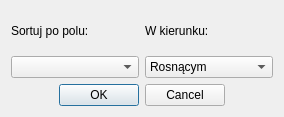
<?xml version="1.0" encoding="UTF-8"?>
<ui version="4.0">
 <class>sortDialog</class>
 <widget class="QDialog" name="sortDialog">
  <property name="geometry">
   <rect>
    <x>0</x>
    <y>0</y>
    <width>284</width>
    <height>117</height>
   </rect>
  </property>
  <property name="windowTitle">
   <string>Dialog</string>
  </property>
  <layout class="QVBoxLayout" name="verticalLayout">
   <item>
    <layout class="QHBoxLayout" name="horizontalLayout">
     <item>
      <widget class="QLabel" name="label">
       <property name="text">
        <string>Sortuj po polu:</string>
       </property>
      </widget>
     </item>
     <item>
      <widget class="QLabel" name="label_2">
       <property name="text">
        <string>W kierunku:</string>
       </property>
      </widget>
     </item>
    </layout>
   </item>
   <item>
    <layout class="QHBoxLayout" name="horizontalLayout_2">
     <item>
      <widget class="QComboBox" name="comboBox"/>
     </item>
     <item>
      <widget class="QComboBox" name="comboBox_2">
       <item>
        <property name="text">
         <string>Rosnącym</string>
        </property>
       </item>
       <item>
        <property name="text">
         <string>Malejącym</string>
        </property>
       </item>
      </widget>
     </item>
    </layout>
   </item>
   <item>
    <widget class="QDialogButtonBox" name="buttonBox">
     <property name="standardButtons">
      <set>QDialogButtonBox::Cancel|QDialogButtonBox::Ok</set>
     </property>
     <property name="centerButtons">
      <bool>true</bool>
     </property>
    </widget>
   </item>
  </layout>
 </widget>
 <resources/>
 <connections/>
</ui>
